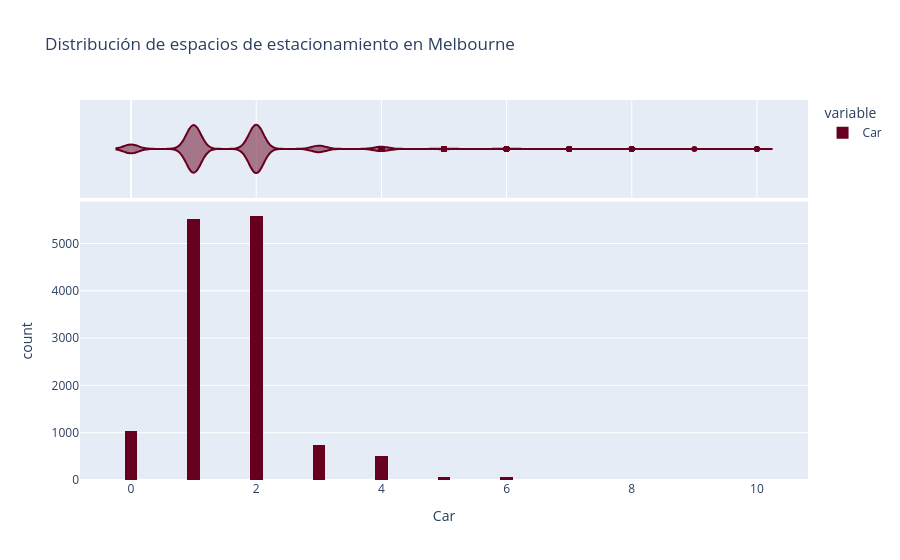

The notebook cell this image was saved under:
### Markdown cell above
La variable `Car` tiene pocos datos faltantes. Es razonable pensar que es un error de carga, ya que cero en esta variable implicaría que la propiedad no tiene espacio para estacionar.

### Code cell
Car = melb_data.Car

#px usa gráficos interactivos
fig = px.histogram(Car, nbins=100,
                   labels={'value': 'Car', 'count': 'Número de casas'},
                   marginal='violin',
                   title='Distribución de espacios de estacionamiento en Melbourne',
                   color_discrete_sequence=px.colors.sequential.RdBu)
fig.show()

### Figure 1 — Plotly figure (JSON) as saved in the notebook; plotly's stock layout.template omitted (floating-point values rounded to 4 significant figures; data arrays with more than 128 entries replaced by an {"elided": "..."} marker saying what was removed)
{"data": [{"bingroup": "x", "hovertemplate": "variable=Car<br>Car=%{x}<br>count=%{y}<extra></extra>", "legendgroup": "Car", "marker": {"color": "rgb(103,0,31)", "pattern": {"shape": ""}}, "name": "Car", "nbinsx": 100, "orientation": "v", "showlegend": true, "type": "histogram", "x": {"elided": "13580 float values"}, "xaxis": "x", "yaxis": "y"}, {"hovertemplate": "variable=Car<br>Car=%{x}<extra></extra>", "legendgroup": "Car", "marker": {"color": "rgb(103,0,31)"}, "name": "Car", "scalegroup": "x", "showlegend": false, "type": "violin", "x": {"elided": "13580 float values"}, "xaxis": "x2", "yaxis": "y2"}], "layout": {"barmode": "relative", "legend": {"title": {"text": "variable"}, "tracegroupgap": 0}, "title": {"text": "Distribución de espacios de estacionamiento en Melbourne"}, "xaxis": {"anchor": "y", "domain": [0, 1], "title": {"text": "Car"}}, "xaxis2": {"anchor": "y2", "domain": [0, 1], "matches": "x", "showgrid": true, "showticklabels": false}, "yaxis": {"anchor": "x", "domain": [0, 0.7326], "title": {"text": "count"}}, "yaxis2": {"anchor": "x2", "domain": [0.7426, 1], "matches": "y2", "showgrid": false, "showline": false, "showticklabels": false, "ticks": ""}}}
